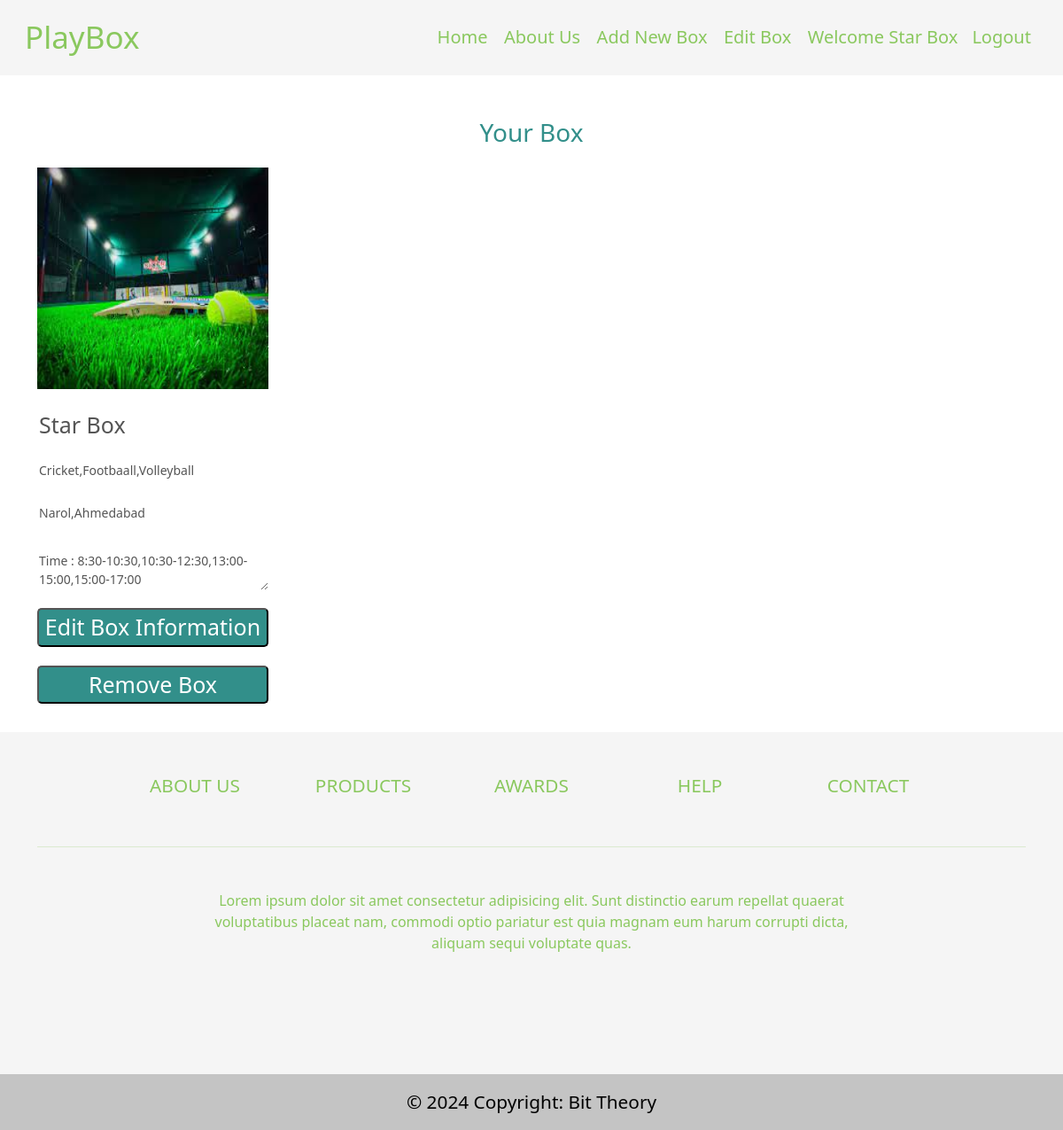
Page /editbox.php (signed in) on the committed database.
### tables this page shows
CREATE TABLE `box` (
  `id` int(11) NOT NULL,
  `box_name` varchar(50) NOT NULL,
  `box_banner` varchar(50) NOT NULL,
  `box_location` varchar(50) NOT NULL,
  `box_sports` varchar(50) NOT NULL,
  `box_time` varchar(500) NOT NULL
);

### conn.php (called while the page is built, shortened)
<?php
class connec
{
    public $username="root";
    public $password="";
    public $usename="";
    public $db_name="project1";
    public $conn;
    function __construct()
    {
        $this->conn=new mysqli($this->usename,$this->username,$this->password,$this->db_name);
    }
    function select_box($tablename,$box)
    {
        $sql="select * from $tablename where box_name='$box'";
        $result=$this->conn->query($sql);
        return $result;
    }
}
?>

### editbox.php (the view, shortened to what this page needs)
<?php
include 'conn.php';
$conn=new connec();
include 'owner_navbar.php';
?>
<!DOCTYPE html>
<html>
<head>
<link rel="stylesheet" href="style.css">
</head>
<body>
<section class="mt-5" >
        <h3 class="text-center"style="color: #328f8a;" > Your Box </h3>
        <div class="container">
            <div class="row">
            <?php
            $result=$conn->select_box("box",$_SESSION['owner_boxname']);
                if($result->num_rows>0)
                {
                    while($row=$result->fetch_assoc())
                    {
                       ?>
                         <div class="col-md-3" style="font-size:14px; ">
                         <form method="POST" action="">
                            <img src=" <?php  echo $row["box_banner"]; ?>" style="width:100%;height:250px;margin-top:15px;" name="box_banner"/>
                            <input type="text"  style="border:0;outline:0;background-color: white;height:50px;margin-top:15px;font-size:25px;align:center;" name="boxname" value="<?php  echo $row["box_name"]; ?>" disabled/>
                            <input type="text" style="border:0;outline:0;background-color: white;margin-top:15px;margin-bottom:10px;width:100%" name="box_sports" value="<?php  echo $row["box_sports"];?>" disabled/>
                            <input type="text" style="border:0;outline:0;background-color: white;margin-top:15px;margin-bottom:15px;width:100%" name="boxlocation" value="<?php  echo $row["box_location"];?>" disabled/>
                            <textarea type="text" style="border:0;outline:0;background-color: white;margin-top:15px;margin-bottom:15px;width:100%" name="box_time"  disabled>Time : <?php  echo $row["box_time"];?></textarea>
                            <button name="btn_edit" style="border-radius:5px;font-size:25px;background-color: #328f8a; color: white; width:100%;" formaction="editingbox.php">Edit Box Information</button><br><br>
                            <button name="btn_deletebox" style="border-radius:5px;font-size:25px;background-color: #328f8a; color: white; width:100%;" formaction="editbox.php">Remove Box</button>
                            </form>
                        </div>
                        <?php
                    }
                }
            ?>
            </div>
        </div>
</section>
</body>
</html>
<?php
include 'footer.php';
?>

### rows in the picture
box: box_banner (picture), boxname "Star Box", box_sports "Cricket,Footbaall,Volleyball", boxlocation "Narol,Ahmedabad", box_time "Time : 8:30-10:30,10:30-12:30,13:00-15:00,15:00-17:00"

### other values in the picture
$_SESSION["ul"] "Welcome Star Box Logout"
